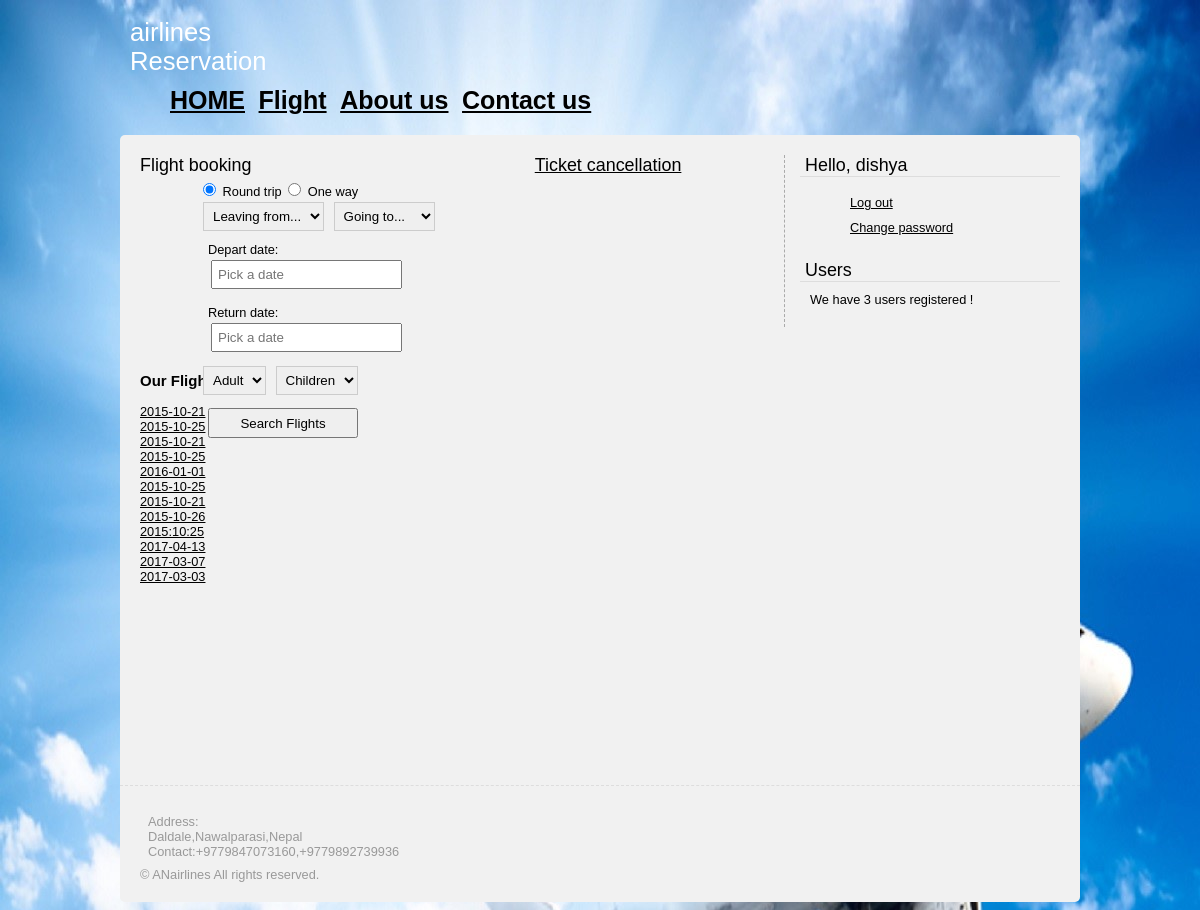
Screenshot of /flight.php (signed in) with the database file from the repository.
### tables this page shows
CREATE TABLE IF NOT EXISTS `users` (
  `user_id` int(11) NOT NULL,
  `username` varchar(32) NOT NULL,
  `password` varchar(32) NOT NULL,
  `first_name` varchar(32) NOT NULL,
  `last_name` varchar(32) NOT NULL,
  `email` varchar(1024) NOT NULL,
  `email_code` varchar(32) NOT NULL,
  `active` int(11) NOT NULL DEFAULT '0',
  `type` int(1) NOT NULL DEFAULT '0'
);

CREATE TABLE IF NOT EXISTS `members` (
  `flight_id` int(11) NOT NULL,
  `flight_name` varchar(32) NOT NULL,
  `leaving_from` varchar(32) NOT NULL,
  `going_to` varchar(32) NOT NULL,
  `depart_date` text NOT NULL,
  `time` text NOT NULL,
  `arrival_date` text NOT NULL,
  `dest_time` time NOT NULL,
  `fare` int(32) NOT NULL
);

### core/init.php (called while the page is built, shortened)
<?php
require 'functions/users.php';
if (logged_in() === true) {
	$session_user_id = $_SESSION['user_id'];
	$user_data = user_data($session_user_id, 'user_id', 'username', 'password', 'first_name', 'last_name', 'email', 'type');
}
?>

### core/functions/users.php (called while the page is built, shortened)
<?php
function user_data($user_id) {
	$user_id = (int)$user_id;
	$func_num_args = func_num_args();
	$func_get_args = func_get_args();
	if ($func_num_args > 1) {
		unset($func_get_args[0]);
		$fields = '`' . implode('`, `', $func_get_args) . '`';
		$data = mysql_fetch_assoc(mysql_query("SELECT $fields FROM `users` WHERE `user_id` = $user_id"));
		return $data;
	}
}
?>

### flight.php (the view, shortened to what this page needs)
<?php
include 'core/init.php';
include 'includes/overall/header.php';
?>
<h2>Flight booking  &nbsp; &nbsp; &nbsp; &nbsp; &nbsp; &nbsp; &nbsp; &nbsp; &nbsp; &nbsp; &nbsp; &nbsp; &nbsp; &nbsp;  &nbsp; &nbsp; &nbsp; &nbsp; &nbsp; &nbsp; &nbsp; &nbsp; &nbsp; &nbsp; &nbsp; &nbsp; &nbsp; &nbsp; <a href="cancelTicket.php">Ticket cancellation</a> </h2>
<div id="flights">
						<form action="searched.php" method="post">
						<input type="radio" value="1" name="radio" checked="checked" id="radio1" onclick="display()"></input>
						<label for="radio1">Round trip</label>
						<input type="radio" value="2" name="radio" id="radio2" onclick="hide()" ></input>
						<label for="radio2">One way</label>
						<div>
						<select id="cmbMake" name="Make"     onchange="document.getElementById('selected_text').value=this.options[this.selectedIndex].text">
						<option value="0" disabled="disabled" selected="selected" id="place">Leaving from...</option>
						</select>
						<select id="cmbMake" name="Make1"     onchange="document.getElementById('selected_text1').value=this.options[this.selectedIndex].text">
									<option value="0" disabled="disabled" selected="selected" id="place">Going to...</option>
						</select>
						</div>
						<p><label style="display:block" id="label0">Depart date:</label>
						<input type="text" name="depart_date"  id="datepicker" placeholder="Pick a date" /></p>
						<p><label style="display:block" id="label1">Return date:</label>
						 <input type="text" name="return_date"  id="datepicker1" placeholder="Pick a date" /></p>
						<div>
							<select id="cmbMake" name="adult" onchange="document.getElementById('selected_text2').value=this.options[this.selectedIndex].text">
										<option value="0" selected="selected" id="place">Adult</option>
							</select>
							<select id="cmbMake" name="children" onchange="document.getElementById('selected_text3').value=this.options[this.selectedIndex].text">
										<option value="0" disabled="disabled" selected="selected" id="place1">Children</option>
							</select>
						</div>
						<input type="submit" name="search" id="find" value="Search Flights"/>
						</form>
						</div>
<div class="calender"><br><br>
<h3>Our Flights On:</h3>
	<?php
	$sql="select * from `members`";
	$result=mysql_query($sql) or die("nope");
	if($result){
		while($row=mysql_fetch_array($result)){
		?>
		<div class="flights">
		<a href="#">
		<?php echo $row['depart_date']; ?>
		</a>
		<br/>
		</div>
		<?php
	}
}
	 ?>
</div>
<?php include 'includes/overall/footer.php';?>

### includes/widgets/loggedin.php
<div class="widget">
              <h2>Hello, <?php echo $user_data['first_name']; ?></h2>
              <div class="inner">
		<ul>
		<li>
		<a href="logout.php">Log out</a>
		</li>
		<li>
		<a href="changepassword.php">Change password</a>
		</li>
		</ul>
              </div>
          </div>

### css/screen.css (style rules this page uses)
h1, h2 { padding:0; margin:0 0 20px 0; font-weight:normal; }
p { padding:0; margin:0 0 20px 0; }
a:link, a:visited { text-decoration:underline; color:#000; }
ul li { padding:5px 0; list-style-type:none; }
h2 { font-size:1.4em; }
body { background-image: url("airplane12345.jpg"); font-family:Arial; font-size:0.8em; }
.widget { margin-bottom:20px; }
.widget h2 { margin:0 0 10px 0; padding:0 5px; font-weight:normal; border-bottom:1px solid #ddd; }
.widget .inner { margin:0 10px; }
#flights { position:absolute; top:180px; left:200px; }
p,select,input,button { margin:3px; padding:5px; }
#find { position:absolute; top:225px; left:5px; width:150px; height:30px; }
#place { position:absolute; top:130px; }
select { border-color:rgba(0,0,0,.15); }

### flight.php (style rules this page uses)
.calender { clear: both; }

### rows the page displays
users: first_name "dishya"
members: depart_date "2015-10-21"
members: depart_date "2015-10-25"
members: depart_date "2015-10-21"
members: depart_date "2015-10-25"
members: depart_date "2016-01-01"
members: depart_date "2015-10-25"
members: depart_date "2015-10-21"
members: depart_date "2015-10-26"
members: depart_date "2015:10:25"
members: depart_date "2017-04-13"
members: depart_date "2017-03-07"
members: depart_date "2017-03-03"

### other values shown
user_count() "3"
$suffix "s"
